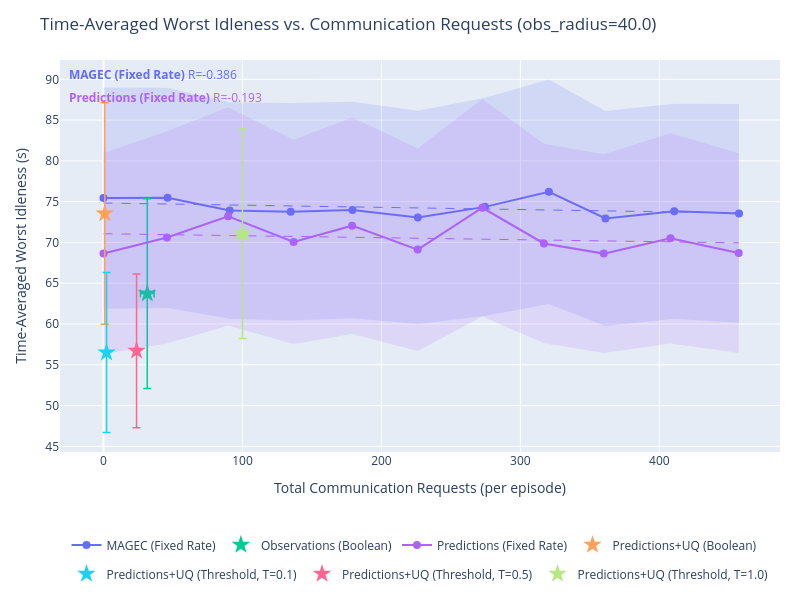

Notebook code cell kept with this figure:
### Code cell
import plotly.graph_objects as go
import plotly.express as px
import numpy as np
from plots import *

# SERIES_TO_PLOT = {"Learned Comms. + Prediction + UQ", "MAGEC"}
SERIES_TO_PLOT = None # Plot all

series_colors = {s: c for s, c in zip(output, px.colors.qualitative.Plotly)}


def get_requests(data):
    """Total communication requests per episode (mean over episodes)."""
    r = np.array(data['communication']['requests_made'][...])
    return float(np.mean(r.reshape(r.shape[0], -1).sum(axis=1)))


def get_requests_std(data):
    """Total communication requests per episode (SEM over episodes)."""
    r = np.array(data['communication']['requests_made'][...])
    per_episode = r.reshape(r.shape[0], -1).sum(axis=1)
    n = len(per_episode)
    return float(np.std(per_episode) / np.sqrt(n))


def get_idleness_mean(data):
    """Time-averaged worst idleness, mean over episodes."""
    return float(np.mean(data['worst_idleness']))


def get_idleness_std(data):
    """Time-averaged worst idleness, SEM over episodes."""
    n = len(data['worst_idleness'])
    return float(np.std(data['worst_idleness']) / np.sqrt(n))


for obs_radius in obs_radii:
    # Arbitrarily choose radius 40 for plotting.
    if obs_radius != 40.0:
        continue

    fig = go.Figure()
    r_annotations = []

    for series in output:
        if SERIES_TO_PLOT is not None and series not in SERIES_TO_PLOT:
            continue

        if "Ground Truth" in series:
            continue

        color = series_colors.get(series, '#888888')
        all_exps = list(output[series].keys())

        # Swept experiments: encoded as obs_radius_X_comms_Y
        swept_exps = sorted(
            [e for e in all_exps if f"obs_radius_{obs_radius:.1f}_comms_" in e and "Fixed Rate" in series],
            key=lambda e: float(e.split("_comms_")[1])
        )
        # Fixed (learned comms) experiments: encoded as obs_radius_X only
        fixed_exps = [e for e in all_exps if f"obs_radius_{obs_radius:.1f}" in e and not "Fixed Rate" in series]

        if swept_exps:
            comms_ps = [float(e.split("_comms_")[1]) for e in swept_exps]
            xs = [get_requests(output[series][e]) for e in swept_exps]
            ys = [get_idleness_mean(output[series][e]) for e in swept_exps]
            xs_std = [get_requests_std(output[series][e]) for e in swept_exps]
            ys_std = [get_idleness_std(output[series][e]) for e in swept_exps]

            fig.add_trace(go.Scatter(
                x=xs,
                y=ys,
                mode='lines+markers',
                name=series,
                line=dict(color=color),
                marker=dict(color=color, size=8),
                legendgroup=series,
                # error_x and error_y removed — replaced by shaded band below
                hovertemplate=[
                    f"{series}<br>comms_p={cp:.3f}<br>requests=%{{x:.1f}}<br>idleness=%{{y:.4f}}<extra></extra>"
                    for cp in comms_ps
                ],
            ))

            # SEM shaded band (y-direction)
            y_upper = [y + s for y, s in zip(ys, ys_std)]
            y_lower = [y - s for y, s in zip(ys, ys_std)]
            fig.add_trace(go.Scatter(
                x=xs + xs[::-1],
                y=y_upper + y_lower[::-1],
                fill='toself',
                fillcolor=color,
                line=dict(color='rgba(255,255,255,0)'),
                opacity=0.15,
                legendgroup=series,
                showlegend=False,
                hoverinfo='skip',
            ))

            # OLS trendline
            if len(xs) >= 2:
                x_trend, y_trend, r2 = fit_ols_trendline(xs, ys)
                fig.add_trace(go.Scatter(
                    x=x_trend,
                    y=y_trend,
                    mode='lines',
                    name=f"{series} (fit)",
                    line=dict(color=color, dash='dash', width=1),
                    legendgroup=series,
                    showlegend=False,
                    hoverinfo='skip',
                ))
                r_annotations.append(
                    dict(
                        text=f"<b>{series}</b> R={r2:.3f}",
                        xref='paper', yref='paper',
                        x=0.01,
                        y=0.99 - len(r_annotations) * 0.06,
                        xanchor='left', yanchor='top',
                        showarrow=False,
                        font=dict(color=color, size=12),
                    )
                )

        if fixed_exps:
            xs_f = [get_requests(output[series][e]) for e in fixed_exps]
            ys_f = [get_idleness_mean(output[series][e]) for e in fixed_exps]
            xs_std_f = [get_requests_std(output[series][e]) for e in fixed_exps]
            ys_std_f = [get_idleness_std(output[series][e]) for e in fixed_exps]
            fig.add_trace(go.Scatter(
                x=xs_f,
                y=ys_f,
                mode='markers',
                name=series,
                marker=dict(color=color, size=14, symbol='star'),
                legendgroup=series,
                showlegend=len(swept_exps) == 0,
                error_x=dict(array=xs_std_f, visible=True, color=color, thickness=1.5, width=4),
                error_y=dict(array=ys_std_f, visible=True, color=color, thickness=1.5, width=4),
                hovertemplate=f"{series}<br>requests=%{{x:.1f}}<br>idleness=%{{y:.4f}}<extra></extra>",
            ))

    fig.update_layout(
        title=f"Time-Averaged Worst Idleness vs. Communication Requests (obs_radius={obs_radius:.1f})",
        xaxis_title="Total Communication Requests (per episode)",
        yaxis_title="Time-Averaged Worst Idleness (s)",
        height=600,
        width=800,
        hovermode='closest',
        autosize=True,
        margin=dict(l=60, r=20, t=60, b=120),
        legend=dict(orientation='h', yanchor='top', y=-0.2, xanchor='center', x=0.5),
        annotations=r_annotations,
    )
    fig.show()

### Figure 1 — Plotly figure (JSON) as saved in the notebook; plotly's stock layout.template omitted (floating-point values rounded to 4 significant figures; data arrays with more than 128 entries replaced by an {"elided": "..."} marker saying what was removed)
{"data": [{"hovertemplate": ["MAGEC (Fixed Rate)<br>comms_p=0.000<br>requests=%{x:.1f}<br>idleness=%{y:.4f}<extra></extra>", "MAGEC (Fixed Rate)<br>comms_p=0.050<br>requests=%{x:.1f}<br>idleness=%{y:.4f}<extra></extra>", "MAGEC (Fixed Rate)<br>comms_p=0.100<br>requests=%{x:.1f}<br>idleness=%{y:.4f}<extra></extra>", "MAGEC (Fixed Rate)<br>comms_p=0.150<br>requests=%{x:.1f}<br>idleness=%{y:.4f}<extra></extra>", "MAGEC (Fixed Rate)<br>comms_p=0.200<br>requests=%{x:.1f}<br>idleness=%{y:.4f}<extra></extra>", "MAGEC (Fixed Rate)<br>comms_p=0.250<br>requests=%{x:.1f}<br>idleness=%{y:.4f}<extra></extra>", "MAGEC (Fixed Rate)<br>comms_p=0.300<br>requests=%{x:.1f}<br>idleness=%{y:.4f}<extra></extra>", "MAGEC (Fixed Rate)<br>comms_p=0.350<br>requests=%{x:.1f}<br>idleness=%{y:.4f}<extra></extra>", "MAGEC (Fixed Rate)<br>comms_p=0.400<br>requests=%{x:.1f}<br>idleness=%{y:.4f}<extra></extra>", "MAGEC (Fixed Rate)<br>comms_p=0.450<br>requests=%{x:.1f}<br>idleness=%{y:.4f}<extra></extra>", "MAGEC (Fixed Rate)<br>comms_p=0.500<br>requests=%{x:.1f}<br>idleness=%{y:.4f}<extra></extra>"], "legendgroup": "MAGEC (Fixed Rate)", "line": {"color": "#636EFA"}, "marker": {"color": "#636EFA", "size": 8}, "mode": "lines+markers", "name": "MAGEC (Fixed Rate)", "type": "scatter", "x": [0, 46.1, 90.8, 134.7, 179.2, 226.2, 274.5, 320.5, 361.2, 410.7, 457.3], "y": [75.43, 75.47, 73.92, 73.76, 73.97, 73.07, 74.36, 76.2, 72.93, 73.82, 73.56]}, {"fill": "toself", "fillcolor": "#636EFA", "hoverinfo": "skip", "legendgroup": "MAGEC (Fixed Rate)", "line": {"color": "rgba(255,255,255,0)"}, "opacity": 0.15, "showlegend": false, "type": "scatter", "x": [0, 46.1, 90.8, 134.7, 179.2, 226.2, 274.5, 320.5, 361.2, 410.7, 457.3, 457.3, 410.7, 361.2, 320.5, 274.5, 226.2, 179.2, 134.7, 90.8, 46.1, 0], "y": [88.98, 88.97, 87.18, 87.09, 87.24, 86.14, 87.74, 89.96, 86.13, 86.99, 86.96, 60.16, 60.65, 59.74, 62.44, 60.98, 60.01, 60.71, 60.42, 60.65, 61.97, 61.88]}, {"hoverinfo": "skip", "legendgroup": "MAGEC (Fixed Rate)", "line": {"color": "#636EFA", "dash": "dash", "width": 1}, "mode": "lines", "name": "MAGEC (Fixed Rate) (fit)", "showlegend": false, "type": "scatter", "x": {"elided": "200 float values"}, "y": {"elided": "200 float values"}}, {"error_x": {"array": [4.93], "color": "#00CC96", "thickness": 1.5, "visible": true, "width": 4}, "error_y": {"array": [11.63], "color": "#00CC96", "thickness": 1.5, "visible": true, "width": 4}, "hovertemplate": "Observations (Boolean)<br>requests=%{x:.1f}<br>idleness=%{y:.4f}<extra></extra>", "legendgroup": "Observations (Boolean)", "marker": {"color": "#00CC96", "size": 14, "symbol": "star"}, "mode": "markers", "name": "Observations (Boolean)", "showlegend": true, "type": "scatter", "x": [31.5], "y": [63.74]}, {"hovertemplate": ["Predictions (Fixed Rate)<br>comms_p=0.000<br>requests=%{x:.1f}<br>idleness=%{y:.4f}<extra></extra>", "Predictions (Fixed Rate)<br>comms_p=0.050<br>requests=%{x:.1f}<br>idleness=%{y:.4f}<extra></extra>", "Predictions (Fixed Rate)<br>comms_p=0.100<br>requests=%{x:.1f}<br>idleness=%{y:.4f}<extra></extra>", "Predictions (Fixed Rate)<br>comms_p=0.150<br>requests=%{x:.1f}<br>idleness=%{y:.4f}<extra></extra>", "Predictions (Fixed Rate)<br>comms_p=0.200<br>requests=%{x:.1f}<br>idleness=%{y:.4f}<extra></extra>", "Predictions (Fixed Rate)<br>comms_p=0.250<br>requests=%{x:.1f}<br>idleness=%{y:.4f}<extra></extra>", "Predictions (Fixed Rate)<br>comms_p=0.300<br>requests=%{x:.1f}<br>idleness=%{y:.4f}<extra></extra>", "Predictions (Fixed Rate)<br>comms_p=0.350<br>requests=%{x:.1f}<br>idleness=%{y:.4f}<extra></extra>", "Predictions (Fixed Rate)<br>comms_p=0.400<br>requests=%{x:.1f}<br>idleness=%{y:.4f}<extra></extra>", "Predictions (Fixed Rate)<br>comms_p=0.450<br>requests=%{x:.1f}<br>idleness=%{y:.4f}<extra></extra>", "Predictions (Fixed Rate)<br>comms_p=0.500<br>requests=%{x:.1f}<br>idleness=%{y:.4f}<extra></extra>"], "legendgroup": "Predictions (Fixed Rate)", "line": {"color": "#AB63FA"}, "marker": {"color": "#AB63FA", "size": 8}, "mode": "lines+markers", "name": "Predictions (Fixed Rate)", "type": "scatter", "x": [0, 45.7, 89.7, 136.8, 178.9, 226.1, 272.6, 316.9, 360, 408, 457.1], "y": [68.65, 70.61, 73.2, 70.07, 72.06, 69.12, 74.25, 69.88, 68.63, 70.5, 68.69]}, {"fill": "toself", "fillcolor": "#AB63FA", "hoverinfo": "skip", "legendgroup": "Predictions (Fixed Rate)", "line": {"color": "rgba(255,255,255,0)"}, "opacity": 0.15, "showlegend": false, "type": "scatter", "x": [0, 45.7, 89.7, 136.8, 178.9, 226.1, 272.6, 316.9, 360, 408, 457.1, 457.1, 408, 360, 316.9, 272.6, 226.1, 178.9, 136.8, 89.7, 45.7, 0], "y": [80.98, 83.62, 86.57, 82.59, 85.33, 81.56, 87.58, 82.1, 80.81, 83.4, 80.95, 56.44, 57.6, 56.45, 57.65, 60.92, 56.68, 58.78, 57.55, 59.82, 57.61, 56.33]}, {"hoverinfo": "skip", "legendgroup": "Predictions (Fixed Rate)", "line": {"color": "#AB63FA", "dash": "dash", "width": 1}, "mode": "lines", "name": "Predictions (Fixed Rate) (fit)", "showlegend": false, "type": "scatter", "x": {"elided": "200 float values"}, "y": {"elided": "200 float values"}}, {"error_x": {"array": [0.386], "color": "#FFA15A", "thickness": 1.5, "visible": true, "width": 4}, "error_y": {"array": [13.57], "color": "#FFA15A", "thickness": 1.5, "visible": true, "width": 4}, "hovertemplate": "Predictions+UQ (Boolean)<br>requests=%{x:.1f}<br>idleness=%{y:.4f}<extra></extra>", "legendgroup": "Predictions+UQ (Boolean)", "marker": {"color": "#FFA15A", "size": 14, "symbol": "star"}, "mode": "markers", "name": "Predictions+UQ (Boolean)", "showlegend": true, "type": "scatter", "x": [0.9], "y": [73.54]}, {"error_x": {"array": [0.4427], "color": "#19D3F3", "thickness": 1.5, "visible": true, "width": 4}, "error_y": {"array": [9.8], "color": "#19D3F3", "thickness": 1.5, "visible": true, "width": 4}, "hovertemplate": "Predictions+UQ (Threshold, T=0.1)<br>requests=%{x:.1f}<br>idleness=%{y:.4f}<extra></extra>", "legendgroup": "Predictions+UQ (Threshold, T=0.1)", "marker": {"color": "#19D3F3", "size": 14, "symbol": "star"}, "mode": "markers", "name": "Predictions+UQ (Threshold, T=0.1)", "showlegend": true, "type": "scatter", "x": [2.2], "y": [56.51]}, {"error_x": {"array": [0.8695], "color": "#FF6692", "thickness": 1.5, "visible": true, "width": 4}, "error_y": {"array": [9.416], "color": "#FF6692", "thickness": 1.5, "visible": true, "width": 4}, "hovertemplate": "Predictions+UQ (Threshold, T=0.5)<br>requests=%{x:.1f}<br>idleness=%{y:.4f}<extra></extra>", "legendgroup": "Predictions+UQ (Threshold, T=0.5)", "marker": {"color": "#FF6692", "size": 14, "symbol": "star"}, "mode": "markers", "name": "Predictions+UQ (Threshold, T=0.5)", "showlegend": true, "type": "scatter", "x": [23.8], "y": [56.71]}, {"error_x": {"array": [3.736], "color": "#B6E880", "thickness": 1.5, "visible": true, "width": 4}, "error_y": {"array": [12.84], "color": "#B6E880", "thickness": 1.5, "visible": true, "width": 4}, "hovertemplate": "Predictions+UQ (Threshold, T=1.0)<br>requests=%{x:.1f}<br>idleness=%{y:.4f}<extra></extra>", "legendgroup": "Predictions+UQ (Threshold, T=1.0)", "marker": {"color": "#B6E880", "size": 14, "symbol": "star"}, "mode": "markers", "name": "Predictions+UQ (Threshold, T=1.0)", "showlegend": true, "type": "scatter", "x": [100], "y": [71.07]}], "layout": {"annotations": [{"font": {"color": "#636EFA", "size": 12}, "showarrow": false, "text": "<b>MAGEC (Fixed Rate)</b> R=-0.386", "x": 0.01, "xanchor": "left", "xref": "paper", "y": 0.99, "yanchor": "top", "yref": "paper"}, {"font": {"color": "#AB63FA", "size": 12}, "showarrow": false, "text": "<b>Predictions (Fixed Rate)</b> R=-0.193", "x": 0.01, "xanchor": "left", "xref": "paper", "y": 0.93, "yanchor": "top", "yref": "paper"}], "autosize": true, "height": 600, "hovermode": "closest", "legend": {"orientation": "h", "x": 0.5, "xanchor": "center", "y": -0.2, "yanchor": "top"}, "margin": {"b": 120, "l": 60, "r": 20, "t": 60}, "title": {"text": "Time-Averaged Worst Idleness vs. Communication Requests (obs_radius=40.0)"}, "width": 800, "xaxis": {"title": {"text": "Total Communication Requests (per episode)"}}, "yaxis": {"title": {"text": "Time-Averaged Worst Idleness (s)"}}}}
